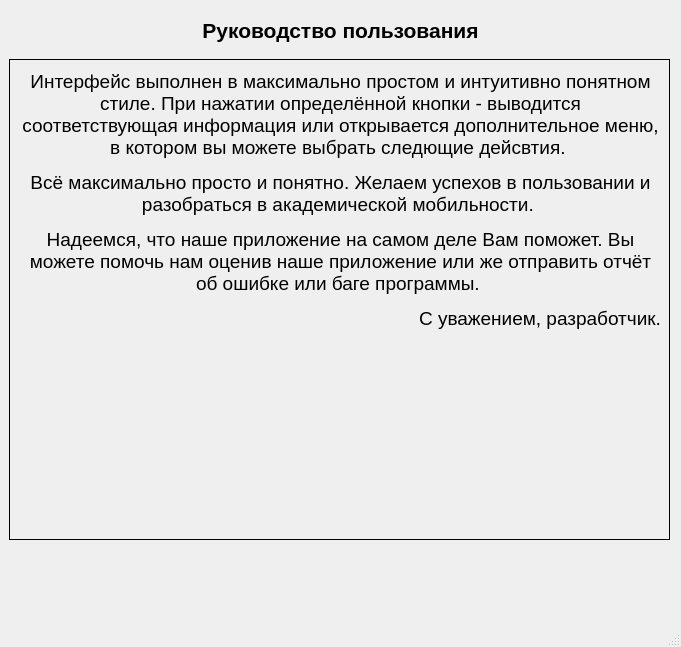
<?xml version="1.0" encoding="UTF-8"?>
<ui version="4.0">
 <class>manual</class>
 <widget class="QMainWindow" name="manual">
  <property name="geometry">
   <rect>
    <x>0</x>
    <y>0</y>
    <width>681</width>
    <height>647</height>
   </rect>
  </property>
  <property name="minimumSize">
   <size>
    <width>681</width>
    <height>647</height>
   </size>
  </property>
  <property name="maximumSize">
   <size>
    <width>681</width>
    <height>647</height>
   </size>
  </property>
  <property name="windowTitle">
   <string>Инструкция</string>
  </property>
  <property name="windowIcon">
   <iconset resource="res.qrc">
    <normaloff>:/new/images/manual.png</normaloff>:/new/images/manual.png</iconset>
  </property>
  <widget class="QWidget" name="centralwidget">
   <widget class="QLabel" name="label">
    <property name="geometry">
     <rect>
      <x>20</x>
      <y>10</y>
      <width>641</width>
      <height>41</height>
     </rect>
    </property>
    <property name="font">
     <font>
      <pointsize>12</pointsize>
      <weight>75</weight>
      <bold>true</bold>
     </font>
    </property>
    <property name="text">
     <string>&lt;html&gt;&lt;head/&gt;&lt;body&gt;&lt;p align=&quot;center&quot;&gt;&lt;span style=&quot; font-size:16pt;&quot;&gt;Руководство пользования&lt;/span&gt;&lt;/p&gt;&lt;/body&gt;&lt;/html&gt;</string>
    </property>
   </widget>
   <widget class="QLabel" name="label_2">
    <property name="geometry">
     <rect>
      <x>20</x>
      <y>70</y>
      <width>641</width>
      <height>451</height>
     </rect>
    </property>
    <property name="font">
     <font>
      <pointsize>14</pointsize>
      <weight>75</weight>
      <bold>true</bold>
     </font>
    </property>
    <property name="text">
     <string>&lt;html&gt;&lt;head/&gt;&lt;body&gt;&lt;p align=&quot;center&quot;&gt;&lt;span style=&quot; font-weight:400;&quot;&gt;Интерфейс выполнен в максимально простом и интуитивно понятном стиле. При нажатии определённой кнопки - выводится соответствующая информация или открывается дополнительное меню, в котором вы можете выбрать следющие дейсвтия. &lt;/span&gt;&lt;/p&gt;&lt;p align=&quot;center&quot;&gt;&lt;span style=&quot; font-weight:400;&quot;&gt;Всё максимально просто и понятно. Желаем успехов в пользовании и разобраться в академической мобильности. &lt;/span&gt;&lt;/p&gt;&lt;p align=&quot;center&quot;&gt;&lt;span style=&quot; font-weight:400;&quot;&gt;Надеемся, что наше приложение на самом деле Вам поможет. Вы можете помочь нам оценив наше приложение или же отправить отчёт об ошибке или баге программы. &lt;/span&gt;&lt;/p&gt;&lt;p align=&quot;right&quot;&gt;&lt;span style=&quot; font-weight:400;&quot;&gt;С уважением, разработчик.&lt;/span&gt;&lt;/p&gt;&lt;/body&gt;&lt;/html&gt;</string>
    </property>
    <property name="scaledContents">
     <bool>false</bool>
    </property>
    <property name="alignment">
     <set>Qt::AlignLeading|Qt::AlignLeft|Qt::AlignTop</set>
    </property>
    <property name="wordWrap">
     <bool>true</bool>
    </property>
   </widget>
   <widget class="QFrame" name="frameManual">
    <property name="geometry">
     <rect>
      <x>9</x>
      <y>59</y>
      <width>661</width>
      <height>481</height>
     </rect>
    </property>
    <property name="frameShape">
     <enum>QFrame::Box</enum>
    </property>
    <property name="frameShadow">
     <enum>QFrame::Plain</enum>
    </property>
    <property name="lineWidth">
     <number>1</number>
    </property>
   </widget>
   <zorder>frameManual</zorder>
   <zorder>label</zorder>
   <zorder>label_2</zorder>
  </widget>
  <widget class="QMenuBar" name="menubar">
   <property name="geometry">
    <rect>
     <x>0</x>
     <y>0</y>
     <width>681</width>
     <height>26</height>
    </rect>
   </property>
  </widget>
  <widget class="QStatusBar" name="statusbar"/>
 </widget>
 <resources>
  <include location="res.qrc"/>
 </resources>
 <connections/>
</ui>
